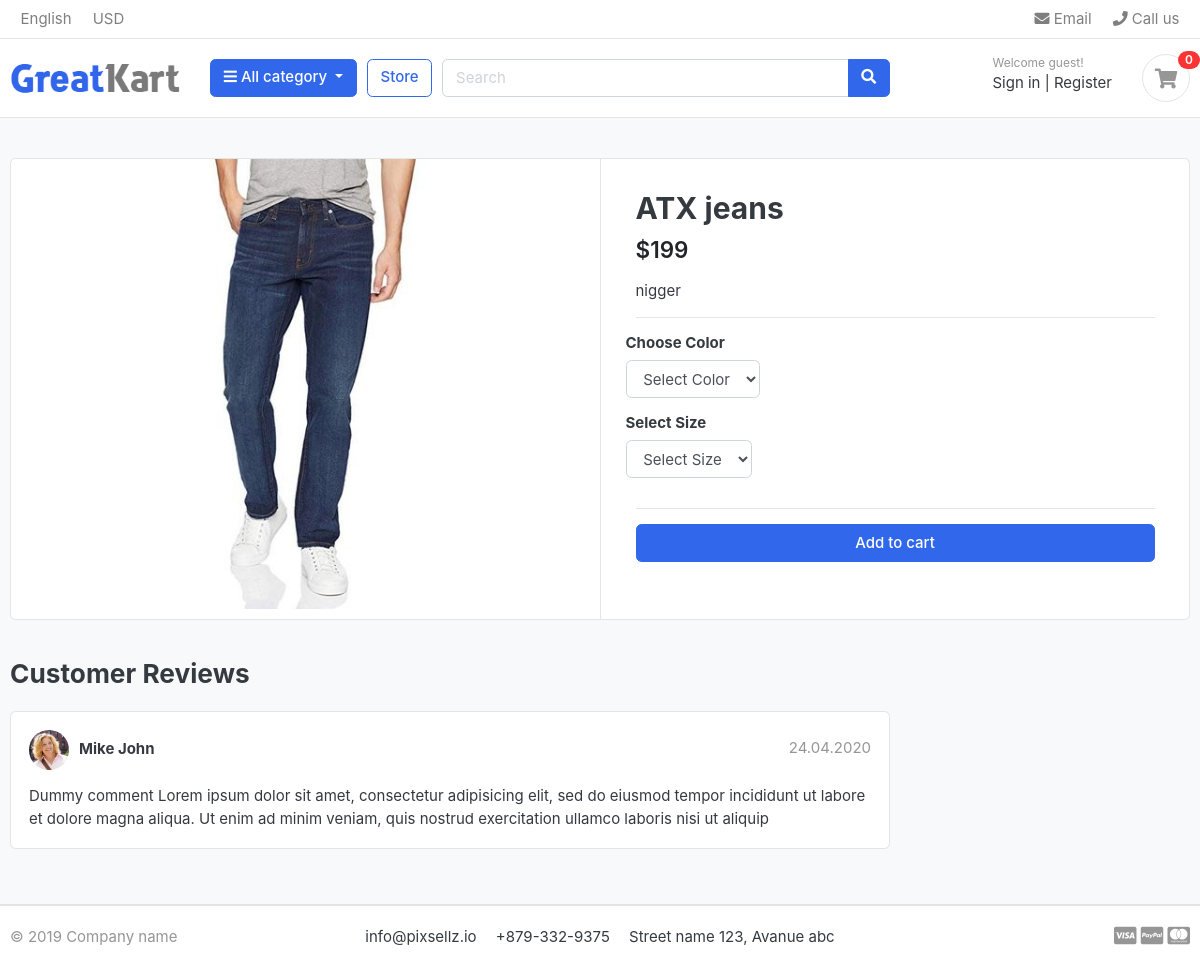
/store/category/jeans/atx-jeans/, run on the app's committed database.
### store/models.py (models this page shows, shortened)
class Product(models.Model):
    product_name = models.CharField(max_length=200, unique=True)
    slug = models.SlugField(max_length=200, unique=True)
    description = models.TextField(max_length=500, blank=True)
    price = models.IntegerField()
    images = models.ImageField(upload_to="photos/products")
    stock = models.IntegerField()
    is_available = models.BooleanField(default=True)
    category = models.ForeignKey(Category, on_delete=models.CASCADE)
    created_at = models.DateTimeField(auto_now_add=True)
    updated_at = models.DateTimeField(auto_now=True)
    def __str__(self):
        return self.product_name

### store/views.py (the view)
# urls.py: path("category/<slug:category_slug>/<slug:product_slug>/", views.product_detail, name="product_detail"),
def product_detail(request, category_slug, product_slug):
    try:
        category = Category.objects.get(slug=category_slug)
        product = Product.objects.get(category=category, slug=product_slug)
        in_cart = CartItem.objects.filter(cart__cart_id=_cart_id(request), product=product).exists()
    except Exception as e:
        raise e
    context = {
        "product" : product,
        "in_cart" : in_cart
    }
    return render(request, "store/product_detail.html", context)

### carts/context_processors.py (called while the page is built)
def counter(request):
    cart_count = 0
    if 'admin' in request.path:
        return {}
    else:
        try:
            cart = Cart.objects.filter(cart_id=_cart_id(request))
            cart_items = CartItem.objects.filter(cart=cart[:1])
            for cart_item in cart_items:
                cart_count += cart_item.quantity
        except Cart.DoesNotExist:
            cart_count = 0
    return dict(cart_count=cart_count)

### carts/views.py (called while the page is built)
def _cart_id(request):
    cart = request.session.session_key
    if not cart:
        cart = request.session.create()
    return cart

### category/context_processors.py (called while the page is built)
def menu_links(request):
    links = Category.objects.all()
    return dict(links=links)

### store/models.py (called while the page is built)
    def colors(self):
        return super(VariationManager, self).filter(variation_category='color', is_active=True)

    def sizes(self):
        return super(VariationManager, self).filter(variation_category='size', is_active=True)

### templates/store/product_detail.html (shortened to what this page needs)
{% extends 'base.html' %}
{% load static %}
{% block content %}
<section class="section-content padding-y bg">
	<div class="container">
		<div class="card">
			<div class="row no-gutters">
				<aside class="col-md-6">
					<article class="gallery-wrap">
						<div class="img-big-wrap">
							<a href="#"><img src="{{ product.images.url }}"></a>
						</div>
					</article>
				</aside>
				<main class="col-md-6 border-left">
					<form action="{% url 'add_cart' product.id %}" method="post">
						<article class="content-body">
							<h2 class="title">{{ product }}</h2>
							<div class="mb-3">
								<var class="price h4">${{ product.price }}</var>
							</div>
							<p>{{ product.description }}</p>
							<hr>
							<div class="row">
								<div class="item-option-select">
									<h6>Choose Color</h6>
									<select name="color" id="color" class="form-control" required>
										<option value="" disabled selected>Select Color</option>
									</select>
								</div>
							</div>
							<div class="row">
								<div class="item-option-select">
									<h6>Select Size</h6>
									<select name="size" id="size" class="form-control" required>
										<option value="" disabled selected>Select Size</option>
									</select>
								</div>
							</div>
							<hr>
							{% if product.stock <= 0 %} <h3 class="text-danger"> Out of stock </h3>
								{% else %}
								<button type="submit" class="btn btn-block btn-primary"> Add to cart </button>
								{% endif %}
						</article>
				</main>
			</div>
		</div>
		<br>
		<div class="row">
			<div class="col-md-9">
				<header class="section-heading">
					<h3>Customer Reviews </h3>
				</header>
				<article class="box mb-3">
					<div class="icontext w-100">
						<img src="{% static './images/avatars/avatar1.jpg' %}" class="img-xs icon rounded-circle">
						<div class="text">
							<span class="date text-muted float-md-right">24.04.2020 </span>
							<h6 class="mb-1">Mike John </h6>
						</div>
					</div>
					<div class="mt-3">
						<p>
							Dummy comment Lorem ipsum dolor sit amet, consectetur adipisicing elit, sed do eiusmod
							tempor incididunt ut labore et dolore magna aliqua. Ut enim ad minim veniam,
							quis nostrud exercitation ullamco laboris nisi ut aliquip
						</p>
					</div>
				</article>
			</div>
		</div>
	</div>
</section>
{% endblock %}

### static/css/ui.css (style rules this page uses)
html { font-family: "Inter", sans-serif; font-size: 15px; }
.content-body { flex: 1 1 auto; padding: 2rem 2.3rem; }
.img-xs, .img-sm, .img-md, .img-lg { -o-object-fit: cover; object-fit: cover; flex-shrink: 0; flex-grow: 0; }
.img-xs { width: 40px; height: 40px; }
.padding-y { padding-top: 40px; padding-bottom: 40px; }
var { font-style: normal; }
article:after, .form-group:after { display: block; clear: both; content: ""; }
.bg { background-color: #f8f9fa; }
.section-heading { margin-bottom: 20px; margin-top: 15px; }
p:last-child { margin-bottom: 0; }
.icontext { display: inline-flex; align-items: center; vertical-align: middle; }
.icontext .text { width: 100%; line-height: 1.2; }
.icontext .icon { position: relative; margin-right: 10px; flex-shrink: 0; flex-grow: 0; }
.price { font-weight: 600; color: #212529; }
.box { padding: 18px; background: #fff; border-radius: 0.37rem; border: 1px solid #e4e4e4; }
.box img { max-width: 100%; }
.gallery-wrap .img-big-wrap { margin-bottom: 10px; border-radius: 0.37rem; overflow: hidden; background-color: #fff; }
.gallery-wrap .img-big-wrap a { text-align: center; display: block; }
.gallery-wrap .img-big-wrap img { height: 450px; width: auto; display: inline-block; }
.item-option-select { margin-bottom: 1rem; display: inline-block; margin-right: 15px; }

### data on the page
Product: images (picture), product_name "ATX jeans", price "199", description "nigger"

### other printed values
{{ cart_count }} "0"
